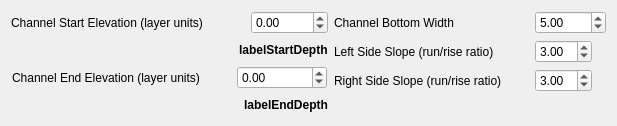
         <widget class="QWidget" name="tab_4">
          <attribute name="title">
           <string>Input Channel Dimensions (Required)</string>
          </attribute>
          <layout class="QHBoxLayout" name="horizontalLayout_5">
           <item>
            <layout class="QVBoxLayout" name="verticalLayout_3">
             <item>
              <layout class="QHBoxLayout" name="horizontalLayout_4">
               <item>
                <widget class="QLabel" name="label_2">
                 <property name="minimumSize">
                  <size>
                   <width>234</width>
                   <height>0</height>
                  </size>
                 </property>
                 <property name="maximumSize">
                  <size>
                   <width>200</width>
                   <height>16777215</height>
                  </size>
                 </property>
                 <property name="text">
                  <string>Channel Start Elevation (layer units)</string>
                 </property>
                 <property name="wordWrap">
                  <bool>true</bool>
                 </property>
                </widget>
               </item>
               <item>
                <widget class="QDoubleSpinBox" name="spinElevStart">
                 <property name="maximumSize">
                  <size>
                   <width>90</width>
                   <height>16777215</height>
                  </size>
                 </property>
                 <property name="toolTip">
                  <string>&lt;html&gt;&lt;head/&gt;&lt;body&gt;&lt;p&gt;Channel start elevation&lt;/p&gt;&lt;/body&gt;&lt;/html&gt;</string>
                 </property>
                 <property name="minimum">
                  <double>-1000.000000000000000</double>
                 </property>
                 <property name="maximum">
                  <double>20000.000000000000000</double>
                 </property>
                 <property name="singleStep">
                  <double>0.100000000000000</double>
                 </property>
                </widget>
               </item>
              </layout>
             </item>
             <item>
              <layout class="QHBoxLayout" name="horizontalLayout_6">
               <item>
                <spacer name="horizontalSpacer">
                 <property name="orientation">
                  <enum>Qt::Horizontal</enum>
                 </property>
                 <property name="sizeHint" stdset="0">
                  <size>
                   <width>40</width>
                   <height>20</height>
                  </size>
                 </property>
                </spacer>
               </item>
               <item>
                <widget class="QLabel" name="labelStartDepth">
                 <property name="font">
                  <font>
                   <weight>75</weight>
                   <bold>true</bold>
                  </font>
                 </property>
                 <property name="text">
                  <string>labelStartDepth</string>
                 </property>
                </widget>
               </item>
              </layout>
             </item>
             <item>
              <layout class="QHBoxLayout" name="horizontalLayout_7">
               <item>
                <widget class="QLabel" name="label_5">
                 <property name="minimumSize">
                  <size>
                   <width>218</width>
                   <height>0</height>
                  </size>
                 </property>
                 <property name="maximumSize">
                  <size>
                   <width>200</width>
                   <height>16777215</height>
                  </size>
                 </property>
                 <property name="text">
                  <string>Channel End Elevation (layer units)</string>
                 </property>
                 <property name="wordWrap">
                  <bool>true</bool>
                 </property>
                </widget>
               </item>
               <item>
                <widget class="QDoubleSpinBox" name="spinElevEnd">
                 <property name="maximumSize">
                  <size>
                   <width>90</width>
                   <height>16777215</height>
                  </size>
                 </property>
                 <property name="mouseTracking">
                  <bool>true</bool>
                 </property>
                 <property name="toolTip">
                  <string>&lt;html&gt;&lt;head/&gt;&lt;body&gt;&lt;p&gt;Channel end elevation, don't change if channel daylights&lt;/p&gt;&lt;/body&gt;&lt;/html&gt;</string>
                 </property>
                 <property name="minimum">
                  <double>-1000.000000000000000</double>
                 </property>
                 <property name="maximum">
                  <double>20000.000000000000000</double>
                 </property>
                 <property name="singleStep">
                  <double>0.100000000000000</double>
                 </property>
                </widget>
               </item>
              </layout>
             </item>
             <item>
              <layout class="QHBoxLayout" name="horizontalLayout_8">
               <item>
                <spacer name="horizontalSpacer_3">
                 <property name="orientation">
                  <enum>Qt::Horizontal</enum>
                 </property>
                 <property name="sizeHint" stdset="0">
                  <size>
                   <width>40</width>
                   <height>20</height>
                  </size>
                 </property>
                </spacer>
               </item>
               <item>
                <widget class="QLabel" name="labelEndDepth">
                 <property name="font">
                  <font>
                   <weight>75</weight>
                   <bold>true</bold>
                  </font>
                 </property>
                 <property name="text">
                  <string>labelEndDepth</string>
                 </property>
                </widget>
               </item>
              </layout>
             </item>
            </layout>
           </item>
           <item>
            <layout class="QFormLayout" name="formLayout">
             <property name="fieldGrowthPolicy">
              <enum>QFormLayout::FieldsStayAtSizeHint</enum>
             </property>
             <item row="0" column="0">
              <widget class="QLabel" name="label_7">
               <property name="minimumSize">
                <size>
                 <width>146</width>
                 <height>0</height>
                </size>
               </property>
               <property name="maximumSize">
                <size>
                 <width>175</width>
                 <height>16777215</height>
                </size>
               </property>
               <property name="text">
                <string>Channel Bottom Width</string>
               </property>
               <property name="wordWrap">
                <bool>true</bool>
               </property>
              </widget>
             </item>
             <item row="0" column="1">
              <widget class="QDoubleSpinBox" name="spinWidth">
               <property name="maximumSize">
                <size>
                 <width>90</width>
                 <height>16777215</height>
                </size>
               </property>
               <property name="minimum">
                <double>0.010000000000000</double>
               </property>
               <property name="maximum">
                <double>1000.000000000000000</double>
               </property>
               <property name="singleStep">
                <double>0.100000000000000</double>
               </property>
               <property name="value">
                <double>5.000000000000000</double>
               </property>
              </widget>
             </item>
             <item row="1" column="0">
              <widget class="QLabel" name="label_4">
               <property name="minimumSize">
                <size>
                 <width>195</width>
                 <height>0</height>
                </size>
               </property>
               <property name="text">
                <string>Left Side Slope (run/rise ratio)</string>
               </property>
               <property name="wordWrap">
                <bool>true</bool>
               </property>
              </widget>
             </item>
             <item row="1" column="1">
              <widget class="QDoubleSpinBox" name="spinLeftSideSlope">
               <property name="maximumSize">
                <size>
                 <width>75</width>
                 <height>16777215</height>
                </size>
               </property>
               <property name="mouseTracking">
                <bool>true</bool>
               </property>
               <property name="toolTip">
                <string>&lt;html&gt;&lt;head/&gt;&lt;body&gt;&lt;p&gt;Side slope (length:height)&lt;/p&gt;&lt;/body&gt;&lt;/html&gt;</string>
               </property>
               <property name="minimum">
                <double>0.010000000000000</double>
               </property>
               <property name="singleStep">
                <double>0.500000000000000</double>
               </property>
               <property name="value">
                <double>3.000000000000000</double>
               </property>
              </widget>
             </item>
             <item row="2" column="0">
              <widget class="QLabel" name="label_9">
               <property name="text">
                <string>Right Side Slope (run/rise ratio)</string>
               </property>
              </widget>
             </item>
             <item row="2" column="1">
              <widget class="QDoubleSpinBox" name="spinRightSideSlope">
               <property name="maximumSize">
                <size>
                 <width>75</width>
                 <height>16777215</height>
                </size>
               </property>
               <property name="minimum">
                <double>0.010000000000000</double>
               </property>
               <property name="singleStep">
                <double>0.500000000000000</double>
               </property>
               <property name="value">
                <double>3.000000000000000</double>
               </property>
              </widget>
             </item>
            </layout>
           </item>
          </layout>
         </widget>
